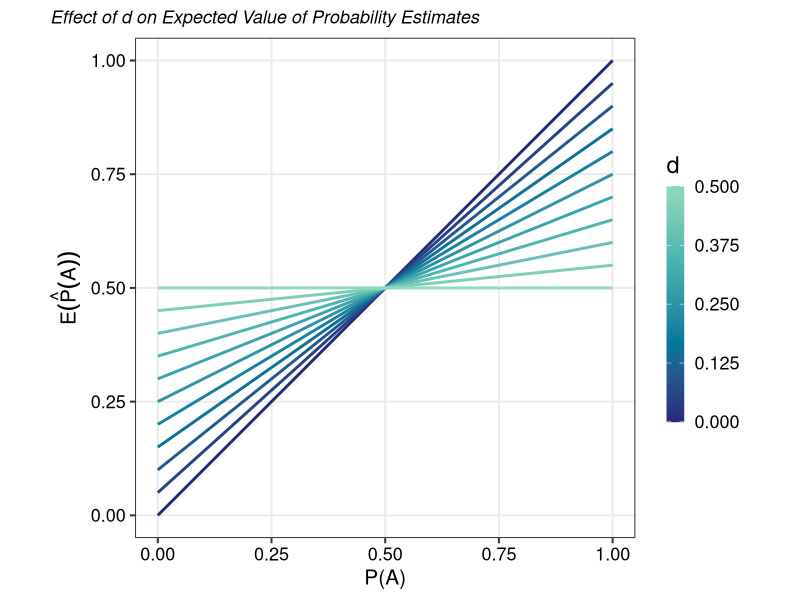
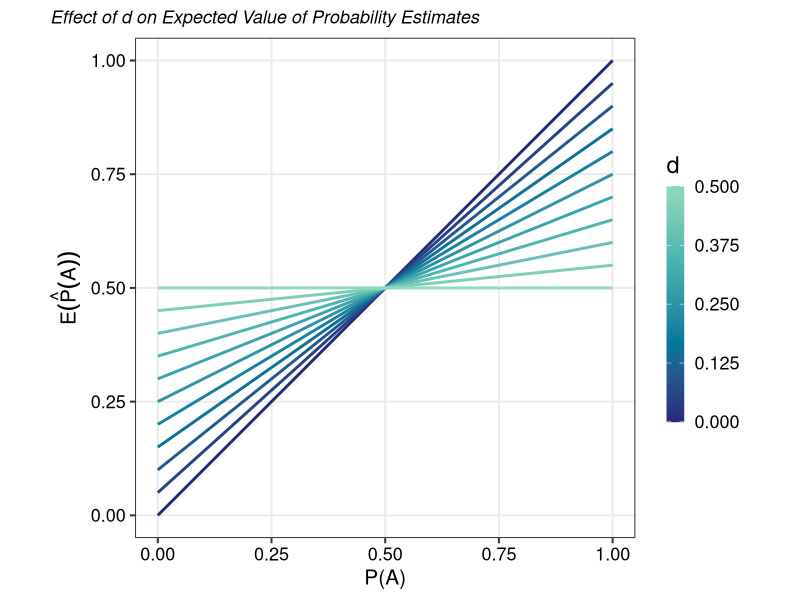
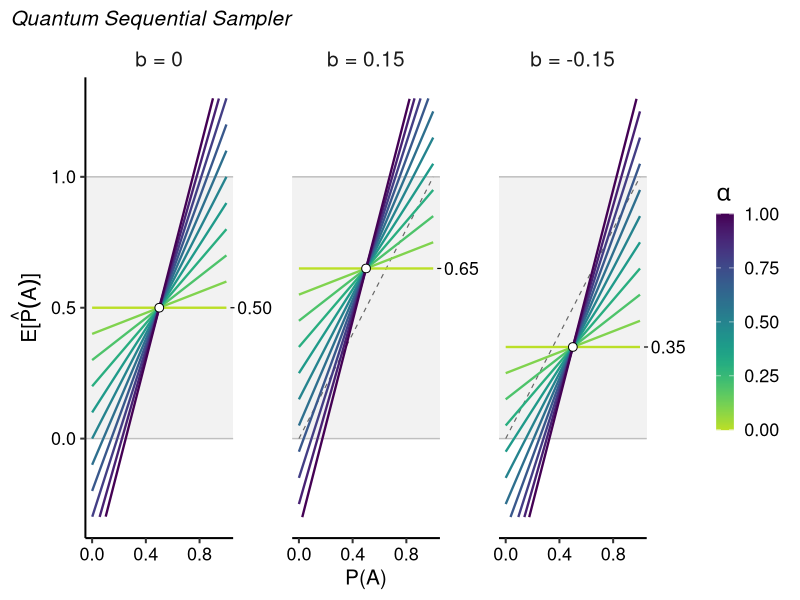
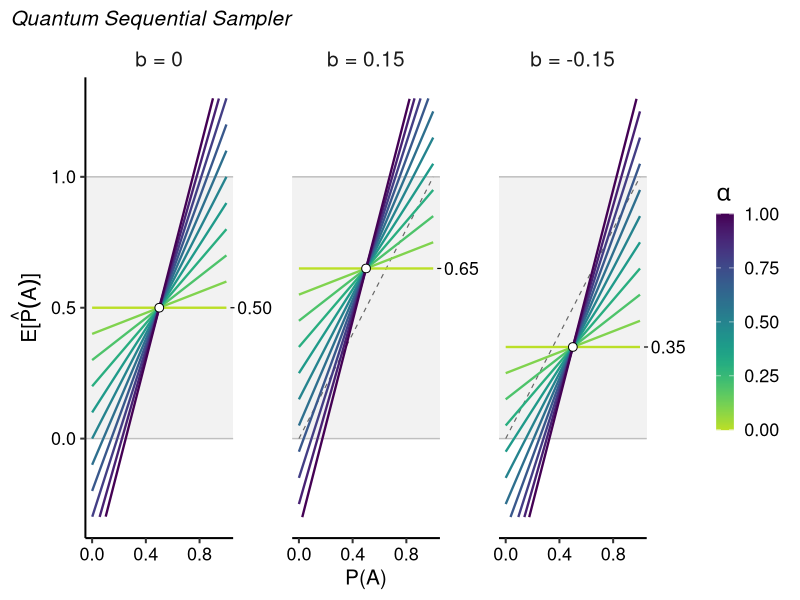

The R script that drew these images, in order:
library(ggplot2)

# Create the "plot" sub-folder for the saved figures (does nothing if it exists)
dir.create("plot", showWarnings = FALSE)

# Colours ---------------------------------------------------------------------
# Figure 1: navy -> teal -> mint (dark = d of 0, light = d of 0.5)
colours_fig1 <- c("#272A79", "#00779C", "#45B1AF", "#91DABA")

# Figure 2: viridis, reversed so that alpha = 0 (the flat line) is the lightest.
# end = 0.9 skips the palest yellow; change to end = 1 for the full range.
colours_fig2 <- rev(viridisLite::viridis(256, end = 0.9))


# =============================================================================
# Figure 1:  E[P_hat(A)] = (1 - 2d) * P(A) + d
# =============================================================================

# Step 1: make the data, one row per (P(A), d) combination
fig1_data <- expand.grid(
  P = seq(0, 1, by = 0.01),     # x-axis: true probability P(A)
  d = seq(0, 0.5, by = 0.05)    # one line per value of d (11 lines)
)
fig1_data$E <- (1 - 2 * fig1_data$d) * fig1_data$P + fig1_data$d

# Step 2: draw the plot
fig1 <- ggplot(fig1_data, aes(x = P, y = E, colour = d, group = d)) +
  geom_line(linewidth = 1) +
  scale_colour_gradientn(
    colours = colours_fig1,
    limits  = c(0, 0.5),
    breaks  = c(0, 0.125, 0.25, 0.375, 0.5)
  ) +
  scale_x_continuous(breaks = c(0, 0.25, 0.5, 0.75, 1),
                     labels = c("0.00", "0.25", "0.50", "0.75", "1.00")) +
  scale_y_continuous(breaks = c(0, 0.25, 0.5, 0.75, 1),
                     labels = c("0.00", "0.25", "0.50", "0.75", "1.00")) +
  coord_equal() +               # square plotting area
  labs(
    title  = "Effect of d on Expected Value of Probability Estimates",
    x      = "P(A)",
    y      = expression(E(hat(P)(A))),
    colour = "d"
  ) +
  theme_bw(base_size = 15) +
  theme(
    plot.title          = element_text(face = "italic", size = 13),  # long title: keep it smaller so it fits
    plot.title.position = "plot",
    panel.grid.minor    = element_blank(),
    axis.text           = element_text(colour = "black", size = 13),
    legend.title        = element_text(size = 17),
    legend.text         = element_text(size = 13),
    legend.key.height   = unit(1.2, "cm"),   # colour bar is 5x this tall
    legend.key.width    = unit(0.45, "cm")
  )

# Step 3: save
# width and height are in inches
ggsave("plot/fig1_effect_of_d.pdf", fig1, width = 5, height = 4)
ggsave("plot/fig1_effect_of_d.png", fig1, width = 5, height = 4, dpi = 300, bg = "white")


# =============================================================================
# Figure 2:  E[P_hat(A)] = 2 * alpha * P(A) + 1/2 + b - alpha
# =============================================================================

# Step 1: make the data, one row per (P(A), alpha, b) combination
fig2_data <- expand.grid(
  P     = seq(0, 1, by = 0.001),   # x-axis (fine grid so lines end neatly)
  alpha = seq(0, 1, by = 0.1),     # one line per value of alpha (11 lines)
  b     = c(0, 0.15, -0.15)        # one panel per value of b
)
fig2_data$E <- 2 * fig2_data$alpha * fig2_data$P + 0.5 + fig2_data$b - fig2_data$alpha

# Keep only the part of each line inside the y-range -0.3 to 1.3
# (we draw outside the panel later for the labels, so ggplot can't trim them)
fig2_data <- subset(fig2_data, E >= -0.3 & E <= 1.3)

# Panel titles, in the order b = 0, 0.15, -0.15
panel_order     <- c("b = 0", "b = 0.15", "b = -0.15")
fig2_data$panel <- factor(paste("b =", fig2_data$b), levels = panel_order)

# Point where all lines cross in each panel: P(A) = 0.5, E = 0.5 + b
cross_points <- data.frame(
  panel = factor(panel_order, levels = panel_order),
  P     = 0.5,
  E     = c(0.50, 0.65, 0.35),
  label = c("0.50", "0.65", "0.35")
)

# Dashed y = x reference line, only in the b = 0.15 and b = -0.15 panels
diagonal_panels <- data.frame(
  panel = factor(c("b = 0.15", "b = -0.15"), levels = panel_order)
)

# Step 2: draw the plot
fig2 <- ggplot(fig2_data, aes(x = P, y = E)) +
  # grey band between 0 and 1, with grey lines at its edges
  annotate("rect", xmin = -Inf, xmax = Inf, ymin = 0, ymax = 1, fill = "grey95") +
  geom_hline(yintercept = c(0, 1), colour = "grey75") +
  # dashed y = x line
  geom_segment(data = diagonal_panels, aes(x = 0, xend = 1, y = 0, yend = 1),
               linetype = "dashed", colour = "grey40", linewidth = 0.4) +
  # the model lines, coloured by alpha
  geom_line(aes(colour = alpha, group = alpha), linewidth = 0.8) +
  # white crossing point
  geom_point(data = cross_points, shape = 21, size = 2.6,
             fill = "white", colour = "black") +
  # value label to the right of each panel: a small tick, then the number
  geom_segment(data = cross_points, aes(x = 1.03, xend = 1.06, y = E, yend = E),
               linewidth = 0.4) +
  geom_text(data = cross_points, aes(x = 1.08, y = E, label = label),
            hjust = 0, size = 4.5) +
  # three panels side by side
  facet_wrap(~ panel, nrow = 1) +
  scale_colour_gradientn(
    colours = colours_fig2,
    limits  = c(0, 1),
    breaks  = c(0, 0.25, 0.5, 0.75, 1),
    labels  = c("0.00", "0.25", "0.50", "0.75", "1.00")
  ) +
  scale_x_continuous(breaks = c(0, 0.4, 0.8), labels = c("0.0", "0.4", "0.8")) +
  scale_y_continuous(breaks = c(0, 0.5, 1),   labels = c("0.0", "0.5", "1.0")) +
  # clip = "off" lets the value labels sit outside the panels
  coord_cartesian(xlim = c(0, 1), ylim = c(-0.3, 1.3), clip = "off") +
  labs(
    title  = "Quantum Sequential Sampler",
    x      = "P(A)",
    y      = expression(E*"["*hat(P)(A)*"]"),
    colour = expression(alpha)
  ) +
  theme_classic(base_size = 15) +
  theme(
    plot.title          = element_text(face = "italic", size = 15),
    plot.title.position = "plot",
    axis.text           = element_text(colour = "black", size = 13),
    strip.background    = element_blank(),   # no box around panel titles
    strip.text          = element_text(size = 15),
    panel.spacing       = unit(1.5, "cm"),   # room for the value labels
    legend.title        = element_text(size = 17),
    legend.text         = element_text(size = 13),
    legend.key.height   = unit(1.1, "cm"),   # colour bar is 5x this tall
    legend.key.width    = unit(0.45, "cm"),
    legend.box.spacing  = unit(1.5, "cm")
  )

# Step 3: save
# width and height are in inches
ggsave("plot/fig2_quantum_sampler.pdf", fig2, width = 8, height = 3.6)
ggsave("plot/fig2_quantum_sampler.png", fig2, width = 8, height = 3.6, dpi = 300, bg = "white")
